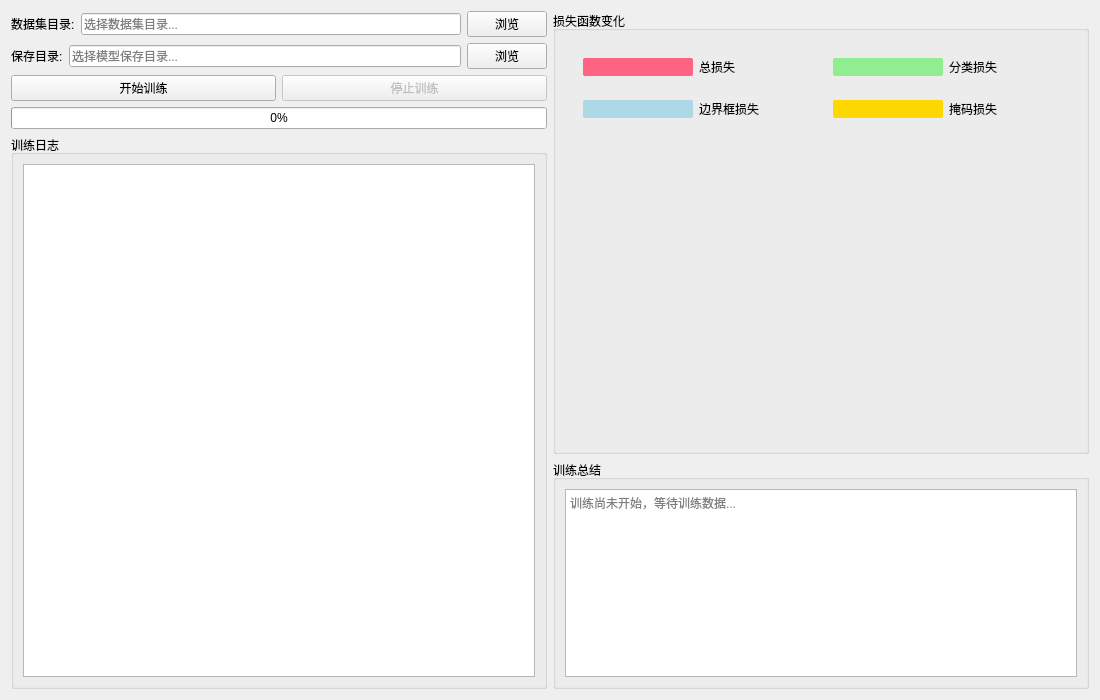
<?xml version="1.0" encoding="UTF-8"?>
<ui version="4.0">
 <class>TrainTab</class>
 <widget class="QWidget" name="TrainTab">
  <property name="geometry">
   <rect>
    <x>0</x>
    <y>0</y>
    <width>1100</width>
    <height>700</height>
   </rect>
  </property>
  <layout class="QHBoxLayout" name="horizontalLayout">
   <item>
    <layout class="QVBoxLayout" name="left_layout">
     <item>
      <layout class="QHBoxLayout" name="dataset_layout">
       <item>
        <widget class="QLabel" name="dataset_label">
         <property name="text">
          <string>数据集目录:</string>
         </property>
         <property name="fixedWidth">
          <number>100</number>
         </property>
        </widget>
       </item>
       <item>
        <widget class="QLineEdit" name="dataset_input">
         <property name="placeholderText">
          <string>选择数据集目录...</string>
         </property>
        </widget>
       </item>
       <item>
        <widget class="QPushButton" name="browse_dataset_btn">
         <property name="text">
          <string>浏览</string>
         </property>
        </widget>
       </item>
      </layout>
     </item>
     <item>
      <layout class="QHBoxLayout" name="save_layout">
       <item>
        <widget class="QLabel" name="save_label">
         <property name="text">
          <string>保存目录:</string>
         </property>
         <property name="fixedWidth">
          <number>100</number>
         </property>
        </widget>
       </item>
       <item>
        <widget class="QLineEdit" name="save_input">
         <property name="placeholderText">
          <string>选择模型保存目录...</string>
         </property>
        </widget>
       </item>
       <item>
        <widget class="QPushButton" name="browse_save_btn">
         <property name="text">
          <string>浏览</string>
         </property>
        </widget>
       </item>
      </layout>
     </item>
     <item>
      <layout class="QHBoxLayout" name="button_layout">
       <item>
        <widget class="QPushButton" name="start_train_btn">
         <property name="text">
          <string>开始训练</string>
         </property>
         <property name="objectName">
          <string>primaryBtn</string>
         </property>
        </widget>
       </item>
       <item>
        <widget class="QPushButton" name="stop_train_btn">
         <property name="text">
          <string>停止训练</string>
         </property>
         <property name="objectName">
          <string>dangerBtn</string>
         </property>
         <property name="enabled">
          <bool>false</bool>
         </property>
        </widget>
       </item>
      </layout>
     </item>
     <item>
      <widget class="QProgressBar" name="train_progress">
       <property name="value">
        <number>0</number>
       </property>
      </widget>
     </item>
     <item>
      <widget class="QGroupBox" name="log_group">
       <property name="title">
        <string>训练日志</string>
       </property>
       <layout class="QVBoxLayout" name="log_layout">
        <item>
         <widget class="QTextEdit" name="train_log">
          <property name="readOnly">
           <bool>true</bool>
          </property>
         </widget>
        </item>
       </layout>
      </widget>
     </item>
    </layout>
   </item>
   <item>
    <layout class="QVBoxLayout" name="right_layout">
     <item>
      <widget class="QGroupBox" name="loss_group">
       <property name="title">
        <string>损失函数变化</string>
       </property>
       <layout class="QVBoxLayout" name="loss_layout">
        <item>
         <widget class="QWidget" name="legend_widget">
          <layout class="QGridLayout" name="legend_layout">
           <item row="0" column="0">
            <widget class="QWidget" name="legend_total">
             <layout class="QHBoxLayout" name="legend_total_layout">
              <item>
               <widget class="QWidget" name="color_total">
                <property name="styleSheet">
                 <string>background-color: #FF6384; border-radius: 2px;</string>
                </property>
                <property name="minimumSize">
                 <size>
                  <width>16</width>
                  <height>16</height>
                 </size>
                </property>
               </widget>
              </item>
              <item>
               <widget class="QLabel" name="label_total">
                <property name="text">
                 <string>总损失</string>
                </property>
                <property name="styleSheet">
                 <string>font-size: 12px;</string>
                </property>
               </widget>
              </item>
             </layout>
            </widget>
           </item>
           <item row="0" column="1">
            <widget class="QWidget" name="legend_class">
             <layout class="QHBoxLayout" name="legend_class_layout">
              <item>
               <widget class="QWidget" name="color_class">
                <property name="styleSheet">
                 <string>background-color: #90EE90; border-radius: 2px;</string>
                </property>
                <property name="minimumSize">
                 <size>
                  <width>16</width>
                  <height>16</height>
                 </size>
                </property>
               </widget>
              </item>
              <item>
               <widget class="QLabel" name="label_class">
                <property name="text">
                 <string>分类损失</string>
                </property>
                <property name="styleSheet">
                 <string>font-size: 12px;</string>
                </property>
               </widget>
              </item>
             </layout>
            </widget>
           </item>
           <item row="1" column="0">
            <widget class="QWidget" name="legend_box">
             <layout class="QHBoxLayout" name="legend_box_layout">
              <item>
               <widget class="QWidget" name="color_box">
                <property name="styleSheet">
                 <string>background-color: #ADD8E6; border-radius: 2px;</string>
                </property>
                <property name="minimumSize">
                 <size>
                  <width>16</width>
                  <height>16</height>
                 </size>
                </property>
               </widget>
              </item>
              <item>
               <widget class="QLabel" name="label_box">
                <property name="text">
                 <string>边界框损失</string>
                </property>
                <property name="styleSheet">
                 <string>font-size: 12px;</string>
                </property>
               </widget>
              </item>
             </layout>
            </widget>
           </item>
           <item row="1" column="1">
            <widget class="QWidget" name="legend_mask">
             <layout class="QHBoxLayout" name="legend_mask_layout">
              <item>
               <widget class="QWidget" name="color_mask">
                <property name="styleSheet">
                 <string>background-color: #FFD700; border-radius: 2px;</string>
                </property>
                <property name="minimumSize">
                 <size>
                  <width>16</width>
                  <height>16</height>
                 </size>
                </property>
               </widget>
              </item>
              <item>
               <widget class="QLabel" name="label_mask">
                <property name="text">
                 <string>掩码损失</string>
                </property>
                <property name="styleSheet">
                 <string>font-size: 12px;</string>
                </property>
               </widget>
              </item>
             </layout>
            </widget>
           </item>
          </layout>
         </widget>
        </item>
        <item>
         <widget class="QWidget" name="loss_chart_container">
          <property name="minimumSize">
           <size>
            <width>300</width>
            <height>300</height>
           </size>
          </property>
          <property name="maximumSize">
           <size>
            <width>350</width>
            <height>350</height>
           </size>
          </property>
         </widget>
        </item>
       </layout>
      </widget>
     </item>
     <item>
      <widget class="QGroupBox" name="summary_group">
       <property name="title">
        <string>训练总结</string>
       </property>
       <layout class="QVBoxLayout" name="summary_layout">
        <item>
         <widget class="QTextEdit" name="train_summary">
          <property name="readOnly">
           <bool>true</bool>
          </property>
          <property name="styleSheet">
           <string>font-size: 12px; line-height: 1.4;</string>
          </property>
          <property name="placeholderText">
           <string>训练尚未开始，等待训练数据...</string>
          </property>
         </widget>
        </item>
       </layout>
      </widget>
     </item>
    </layout>
   </item>
  </layout>
 </widget>
 <resources/>
 <connections/>
</ui>
